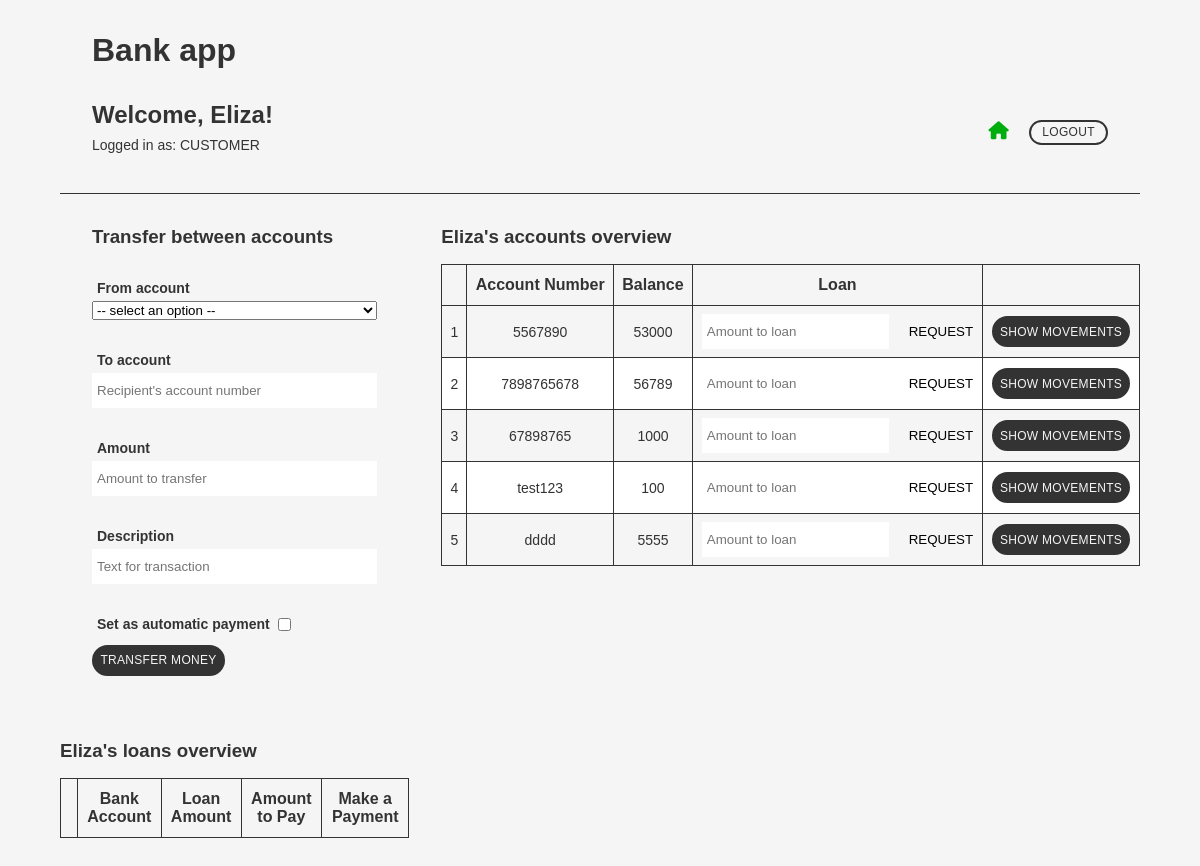
The page /bank_app/ (signed in) on the database as committed earlier.
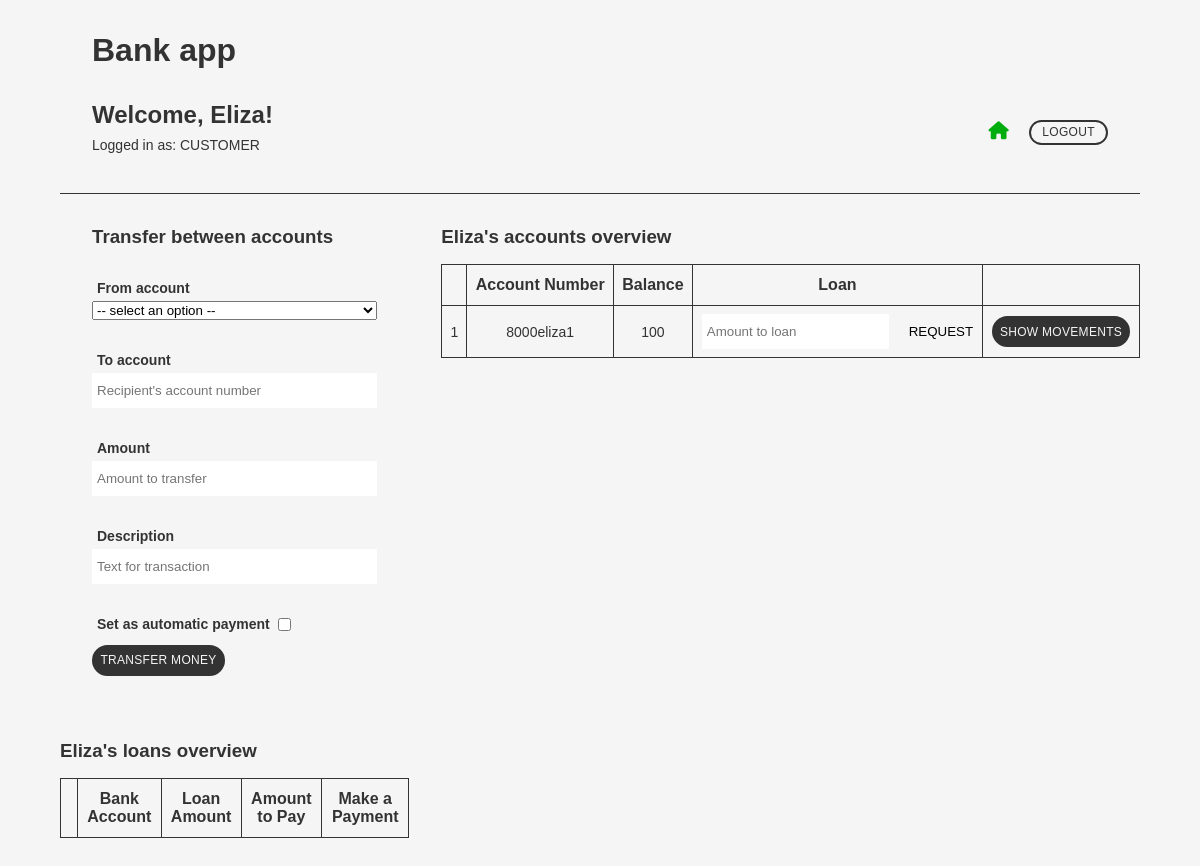
The same page on the database as committed later.
### bank_app/models.py (models this page shows, shortened)
class Account(models.Model):
    customer = models.ForeignKey(Customer, on_delete=models.CASCADE)
    accountNumber = models.CharField(max_length=20)

### bank_app/views.py (the view)
# urls.py: path('', views.index, name='index'),
def index(request):
    return show_index(request)

### bank_app/views_common.py (called while the page is built)
def get_user_type(u:User) -> str:
    if u and u.is_authenticated:
        try:
            customer = Customer.objects.get(user = u)
            return "CUSTOMER"
        except:
            return "BANKER"
        return "unknown type"

def get_balance_for_account(acc:Account) -> int:
    result = AccountMovement.objects.filter(account = acc).aggregate(Sum('value'))
    return result['value__sum']

### bank_app/templates/bank_app/index.html (shortened to what this page needs)
{% load static %}
<!DOCTYPE html>
<html lang="en">
	<head>
	<link rel="stylesheet" href="{% static 'css/style.css' %}">
	</head>
	{% if request.user.is_authenticated %}
	<header>
		<h1>Bank app</h1>
		<section>
			<div>
				<h2>Welcome, {{ request.user.username }}!</h2>
				<p>Logged in as: {{ usertype }}</p>
			</div>
			<div>
                <a href="{% url 'bank_app:index' %}" class="home_btn home_btn_selected"><i class="fa-solid fa-house"></i></a>
                <a href="{% url 'login_app:logout' %}" class="border_btn" id="logout">Logout</a>
            </div>
		</section>
	</header>
		{% if usertype == "BANKER" %}
		<main class="main">
			<section id="create_cust">
				<h3>Create customer</h3>
				<form method="POST">
					{% csrf_token %}
					<div class="form_item_wrapper">
						<label>User Name</label>
						<input type="text" name="name" placeholder="Type new user name" required>
					</div>
					<div class="form_item_wrapper">
						<label>Password</label>
						<input type="password" name="password" placeholder="Type new password for the user" required>
					</div>
					<div class="form_item_wrapper">
						<label>Phone</label>
						<input type="text" name="phone" pattern="[0-9]{8}" placeholder="User's phone (8 digits)" required>
					</div>
					<button formaction="{% url 'bank_app:create_customer' %}" class="btn">Create customer</button>
				</form>
			</section>
			<section id="cust_list">
				<h3>Customer list</h3>
				<p>Number of customers: {{ customer_count }}</p>
				<table>
					<tr>
						<th></th>
						<th>User Name</th>
						<th>Phone</th>
						<th>Ranking</th>
						<th></th>
					</tr>
				{% for c in customers %}
				{% if forloop.counter|divisibleby:2 %}
					<tr class="white_bg">
				{% else %}
					<tr>
				{% endif %}
						<form method="POST">
							{% csrf_token %}
								<input type="hidden" name="pk" value="{{ c.pk }}">
								<td>{{ forloop.counter }}</td>
								<td>{{ c.user.username }}</td>
								<td>{{ c.phone }}</td>
								<td>
									<select name="ranking">
										{% for r in rankings %}
											{% if r.rType == c.ranking.rType %}
												<option value="{{ r.rType }}" selected>{{ r.rType }}</option>
											{% else %}
											<option value="{{ r.rType }}">{{ r.rType }}</option>
											{% endif %}
										{% endfor %}
									</select>
									<button formaction="{% url 'bank_app:update_ranking' %}" class="simple_btn">Update</button>
								</td>
								<td><button formaction="{% url 'bank_app:accounts' %}" class="btn">Manage accounts</button></td>
								<td>
									<button formaction="{% url 'bank_app:del_customer' %}" class="icon_btn del_btn">
										<i class="fa-solid fa-trash"></i>
									</button>
								</td>
						</form>
					</tr>
				{% endfor %}
				</table>
			</section>
		</main>
		{% else %}
		<main class="main">
			<section id="transfer_section">
				<h3>Transfer between accounts</h3>
				<form method="POST">
					<div class="form_item_wrapper">
						<label>From account</label>
						<select name="from_account">
							<option disabled selected value> -- select an option -- </option>
						</select>
					</div>
					<div class="form_item_wrapper">
						<label>To account</label>
						<input type="text" name="to_account" placeholder="Recipient's account number">
					</div>
					<div class="form_item_wrapper">
						<label>Amount</label>
						<input type="number" name="amount" placeholder="Amount to transfer">
					</div>
					<div class="form_item_wrapper">
						<label>Description</label>
						<input type="text" name="description" placeholder="Text for transaction">
					</div>
					<div id="automatic_payment_wrapper" class="form_item_wrapper">
						<label>Set as automatic payment</label>
						<input type="checkbox" id="aut_payment_check" onclick="showAutomaticPayment()">
					</div>
					<button formaction="{% url 'bank_app:transfer_money' %}" class="btn">Transfer Money</button>
				</form>
			</section>
			<section id="account_overview">
				<h3>{{ request.user.username }}'s accounts overview</h3>
				<table>
					<tr>
						<th></th>
						<th>Account Number</th>
						<th>Balance</th>
						<th>Loan</th>
					</tr>
					{% for a in customer_accounts %}
					{% if forloop.counter|divisibleby:2 %}
						<tr class="white_bg">
					{% else %}
						<tr>
					{% endif %}
						<form method="POST">
								<td>{{ forloop.counter }}</td>
								<td>{{ a.accountNumber }}</td>
								<td>
									{% for b in balances %}
										{% if b.0 == a.pk %}
											{{ b.1 }}
										{% endif %}
									{% endfor %}
								</td>
								<td>
									{% if active_customer.ranking.loan == True %}
										<input type="number" name="loan_amount" placeholder="Amount to loan">
										<button formaction="{% url 'bank_app:request_loan' %}" class="simple_btn">
											Request
										</button>
									{% else %}
										<p>Not available</p>
									{% endif %}
								</td>
								<td>
									<button formaction="{% url 'bank_app:show_movements' %}" class="btn">Show movements</button>
								</td>
						</form>
					</tr>
					{% endfor %}
				</table>
			</section>
			<section id="loans_overview">
                <h3>{{ request.user.username }}'s loans overview</h3>
                <table>
                    <tr>
                        <th></th>
                        <th>Bank Account</th>
                        <th>Loan Amount</th>
                        <th>Amount to Pay</th>
                        <th>Make a Payment</th>
                    </tr>
				</table>
			</section>
		</main>
		{% endif%}
	{% endif %}
	</body>
</html>

### bank_app/static/css/style.css (style rules this page uses)
html { background-color: #f5f5f5; font-family: Arial, Helvetica, sans-serif; color: #333333; }
* { margin: 0; padding: 0; box-sizing: border-box; }
.btn { cursor: pointer; padding: .4rem; background: none; border: none; text-transform: uppercase; letter-spacing: .3px; font-size: 12px; background-color: #333333; border: 2px solid #333333; color: #f5f5f5; border-radius: 20px; transition: .3s; }
.border_btn { cursor: pointer; text-decoration: none; text-transform: uppercase; background-color: transparent; border: 2px solid #333333; color: #333333; padding: .2rem .7rem; border-radius: 20px; font-size: 12px; letter-spacing: .3px; transition: .2s; margin: 0; }
.simple_btn { cursor: pointer; border: none; background: none; text-transform: uppercase; }
.home_btn { margin-right: 1rem; font-size: 18px; color: #333333; transition: .3s; }
.home_btn:hover, .home_btn_selected, .green_text { color: #00ad0e; }
header { width: 100%; padding: 2rem; border-bottom: 1px solid #333333; }
header > section { margin: 2rem 0 0 0; display: flex; align-items: center; justify-content: space-between; }
header p { font-size: 14px; padding: .5rem 0; }
.main { display: grid; grid-template-columns: .5fr 1fr; column-gap: 2rem; }
.main > section { margin: 2rem 0; }
.main > section:first-child h3, #automatic_payment h3 { margin-left: 2rem; }
.form_item_wrapper { display: flex; flex-direction: column; margin: 2rem 2rem; }
#automatic_payment_wrapper.form_item_wrapper { flex-direction: row; align-content: center; align-items: center; margin-bottom: .5rem; }
#aut_payment_check { cursor: pointer; margin-left: .5rem; margin-bottom: 3.5px; }
.form_item_wrapper > label { font-weight: bold; margin-bottom: 5px; margin-left: 5px; font-size: 14px; }
input { background-color: transparent; border: none; background-color: #ffffff; padding: 10px 5px; }
.main > section:first-child .btn, #automatic_payment .btn { margin-left: 2rem; }
.main > section:nth-child(2) { width: 100%; margin: 2rem 0 0 auto; }
table, td, th { border: 1px solid #333333; border-collapse: collapse; }
table { margin-top: 1rem; width: 100%; }
th { padding: .7rem .5rem; }
td { padding: .5rem; font-size: 14px; text-align: center; }
#account_overview > table .simple_btn { margin-left: 1rem; }

Rows that differ between the two databases and show on the page:
removed Account: accountNumber "5567890", b "53000"
removed Account: accountNumber "7898765678", b "56789"
removed Account: accountNumber "67898765", b "1000"
removed Account: accountNumber "test123", b "100"
removed Account: accountNumber "dddd", b "5555"
added Account: accountNumber "8000eliza1", b "100"
